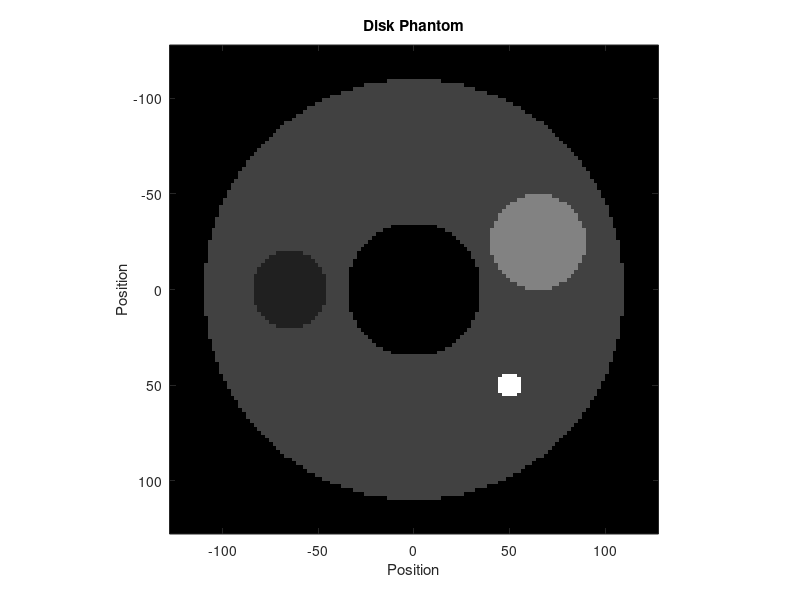
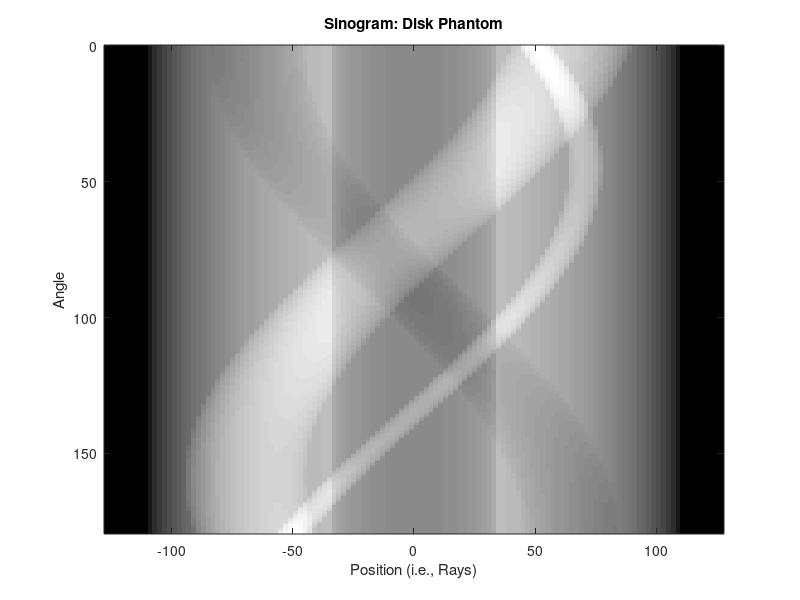
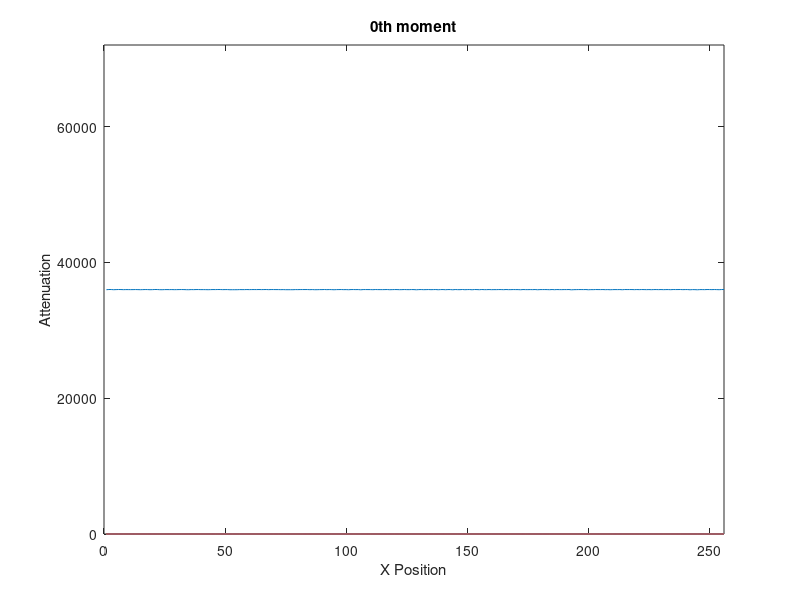
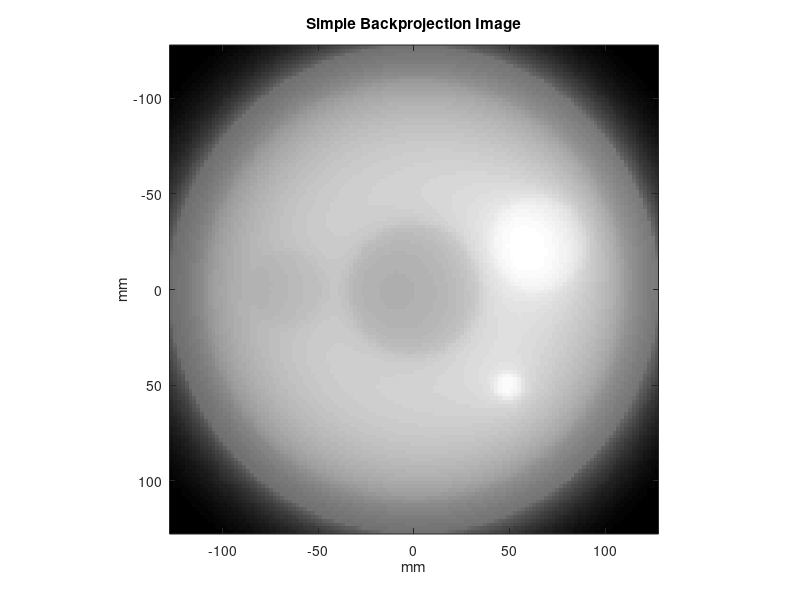

MATLAB code to generate these figures, in order:

%
%
%%%%%%%%%%%%%%%%%%%%%%%%%%%%%%%%%%%%%%%%%%%%%%%%%%%%%%%%%%%%%%%%%
%
%   CREATE DISK PHANTOM AND SINOGRAM
%
%%%%%%%%%%%%%%%%%%%%%%%%%%%%%%%%%%%%%%%%%%%%%%%%%%%%%%%%%%%%%%%%%
%
%   Parameters for the disk phantom are
%	        x-center, y-center, radius, attenuation coefficient
%   The data is stored in MATLAB variable "phantom"
%   The sinogram is stored in corresponding MATLAB variable named "sg1" 
%
clear all
circ = [  0   0 110  2; 
        -65   0  20  1; 
          0   0  35  0; 
         65 -25  25  4
         50  50  7   8];
%
%	Image parameters: number of pixels, size, etc.
%
nx = 128; ny = 128;
dx = 2;		                        % 2 mm / pixel
x = dx * ([1:nx]'-(nx+1)/2);
y = -dx * ([1:ny]'-(ny+1)/2);
xx = x(:,ones(1,nx));
yy = y(:,ones(1,ny))';
%
%	Generate data for disk phantom
%
  phantom = zeros(nx,ny);
  for ii=1:size(circ,1)
    cx = circ(ii,1); cy = circ(ii,2); rad = circ(ii,3); amp = circ(ii,4);
    t = find( ((xx-cx)/rad).^2 + ((yy-cy)/rad).^2 <= 1 );
    phantom(t) = amp * ones(size(t));
  end
%
% 	Image the phantom
%
 figure(1)
   imagesc(x, y, phantom')               % NOTE the transpose (') here and the x and y values
    colormap('gray')
    axis('square')
    title('Disk Phantom')
    xlabel('Position')
    ylabel('Position')
%
%	Geometry parameters
%
nr = 128;	dr = 2;		            % number of radial samples and ray spacing
na = nr*2;          	            % number of angular samples
r = dr * ([1:nr]'-(nr+1)/2);	    % radial sample positions
angle = [0:(na-1)]'/na * pi;	    % angular sample positions
%
%	Compute sinogram for the phantom
%
     rr = r(:,ones(1,na));
     sg1 = zeros(nr, na);
  for ii=1:size(circ,1)
    cx = circ(ii,1); cy = circ(ii,2); rad = circ(ii,3); amp = circ(ii,4);
    tau = cx * cos(angle) + cy * sin(angle);
    tau = tau(:,ones(1,nr))';
    t = find( (rr-tau).^2 <= rad.^2 );
    if ii > 1, amp = amp - circ(1,4); end	% small disks embedded
    sg1(t) = sg1(t)+amp*2*sqrt(rad^2-(rr(t)-tau(t)).^2);
  end

%Sinogram of the phantom

 figure(2)
   imagesc(r, angle/pi*180, sg1')   % NOTE the transpose (') here and
    colormap('gray')                 % the fact that angle is displayed in degrees
    title('Sinogram: Disk Phantom')
    xlabel('Position (i.e., Rays)')
    ylabel('Angle')
%
%
%	Let's make a common variable (sinogram) so that your code is not linked
%	to any specific sinogram - later you should be able to cut and paste
%	your code and reconstruct unknown object
%
sinogram = sg1;                         % disk phantom
%
%	Since different size sinograms are used
%
disp(sprintf('number of rays = %g', nr))
disp(sprintf('number of views = %g', na))
%
%
%%%%%%%%%%%%%%%%%%%%%%%%%%%%%%%%%%%%%%%%%%%%%%%%%%%%%%%%%%%%%%%%%
%			COMPUTE THE 0th MOMENT (a.k.a. AREA UNDER THE CURVE) 
%                AS A FUNCTION OF THE PROJECTION ANGLE
%%%%%%%%%%%%%%%%%%%%%%%%%%%%%%%%%%%%%%%%%%%%%%%%%%%%%%%%%%%%%%%%%
 disp('Computing 0th moment')
 
 projection=zeros(256);
 for ia=1:na
 projection1 =sinogram(:,ia);       %projection of all rows but single column -> gives dimension 128*1
 projection(ia) =sum(projection1'); %sum of all resulting attenuations stored as an array
 end
%
% Plot Oth moment of projections
%
figure(3)
   projection_max = max(projection(1:256));     %(1:256) had to be included for the max function to realise it as an array and not a vector
   plot(projection);
   axis([0,na,0,2*projection_max]);
   title('0th moment')
   xlabel('X Position')
   ylabel('Attenuation')
%%%%%%%%%%%%%%%%%%%%%%%%%%%%%%%%%%%%%%%%%%%%%%%%%%%%%%%%%%%%%%%%%
%
%   IMPLEMENT SIMPLE BACKPROJECTION, i.e. 
%                PRODUCE LAMINOGRAMS
%
%%%%%%%%%%%%%%%%%%%%%%%%%%%%%%%%%%%%%%%%%%%%%%%%%%%%%%%%%%%%%%%%%
%
 disp('Simple backprojection')
if 1~=exist('lamin')
 
  lamin = zeros(nx,ny);  
  for ia = 1:na
    disp(sprintf('angle %g of %g', ia, na));   
    projection_ia=sinogram(:,ia);   %each angle projection
    projection_smear=repmat (projection_ia,1,128);  %smear current angle in 128*128
   rot= imrotate(projection_smear', ia*180/256, 'bicubic','crop');  %256 projections correspond to 180 deg. Hence ia*180/256 for current projection angle
    lamin=lamin+rot;     %lamin needs to be 128*128 = so 1st arg in imrotate should be same dimension
  end
%
% Display Image
%
  figure(4)
  imagesc(x, y, lamin); colormap('gray'); axis('image')
  title('Simple Backprojection Image')
  xlabel('mm')  %x and y in imagesc gives us scalar limits in mm
  ylabel('mm')
end

%%%%%%%%%%%%%%%%%%%%%%%%%%%%%%%%%%%%%%%%%%%%%%%%%%%%%%%%%%%%%%%%%
%
%   FILTER PROJECTIONS 
%
%%%%%%%%%%%%%%%%%%%%%%%%%%%%%%%%%%%%%%%%%%%%%%%%%%%%%%%%%%%%%%%%%
%
  sinogramfiltered=fftshift(fft(sinogram));     %FFT, then FFTSHIFT to center low frequencies
  % filter the sinogram
  % making a Ram-Lak filter
a = length(sinogram);
freqs=linspace(-1, 1, a/2).';     %slope -1 till 128 and then +1 till 256
myFilter = abs(freqs);
myFilter = repmat(myFilter,1,256);  %to make sure sinogram and filter are of same dimensions

  sinogramfilt=abs(ifft(ifftshift(sinogramfiltered.*myFilter)));    % Multiply in F domain, then IFFSHIFT, then IFFT
%
% Plot Filtered Sinogram at Theta = 45 degrees
%
  figure(5)
     plot(r, sinogram(:,64)./max(sinogram(:,64)), '-',...           %45 degree = 64th projection (256*45/180)
       r, sinogramfilt(:,64)./max(sinogramfilt(:,64)),':');
  title('Filtered sinogram at 45 degrees');
  legend('original', 'filtered');
  xlabel('Position (i.e., Rays)');
  ylabel('Amplitude');

% Display 'Filtered Sinogram'

   figure(6)
   imagesc(r, angle/pi*180, sinogramfilt'); colormap('gray'); axis('image');
   title('Filtered sinogram')
   xlabel('Position (i.e., Rays)')
   ylabel('Angle (i.e., Views)')


%%%%%%%%%%%%%%%%%%%%%%%%%%%%%%%%%%%%%%%%%%%%%%%%%%%%%%%%%%%%%%%%%
%
%   BACKPROJECT THE FILTERED SINOGRAMS
%
%%%%%%%%%%%%%%%%%%%%%%%%%%%%%%%%%%%%%%%%%%%%%%%%%%%%%%%%%%%%%%%%%
 disp('part 2: Filtered backprojection')
if 1~=exist('bpf_recon')  % Just checking ... 
%  
  bpf_recon = zeros(nx,ny);
  
  for ia = 1:na
    disp(sprintf('angle %g of %g', ia, na));
    bpf_ia=sinogramfilt(:,ia);
    bpf_smear=repmat(bpf_ia,1,128);
    rot1= imrotate(bpf_smear', ia*180/256, 'bicubic','crop');   % rotating the projection
    bpf_recon=bpf_recon+rot1;
  end

%
% Display Reconstructed Image with Negative Values Set to Zero
%
  figure(7)
  imagesc(x, y, max(bpf_recon,0)); colormap('gray'); axis('image')  
  title('Filtered Backprojection Image')
  xlabel('Position')
  ylabel('Position')
 end
%
%%%%%%%%%%%%%%%%%%%%%%%%%%%%%%%%%%%%%%%%%%%%%%%%%%%%%%%%%%%%%%%%%
%
%   COMPARE TO MATLAB FUNCTIONS
%
%%%%%%%%%%%%%%%%%%%%%%%%%%%%%%%%%%%%%%%%%%%%%%%%%%%%%%%%%%%%%%%%%
%
%How to use radon and iradon using 2 different filters
%
theta=0:180;                    
[R,rad_angles]=radon(phantom,theta);    % as shown in radon help file

figure(8)
  imagesc(rad_angles,theta,R'); colormap('gray');  
  title('Sinogram Generated Using radon Function')
  xlabel('Position')
  ylabel('Angle')

  RamLak_filtered=iradon(R, theta, 'linear','Ram-Lak', 1.0, size(phantom,1));
  figure(9)
  imagesc(RamLak_filtered); colormap('gray');  
  title('Filtered Backprojection Using iradon Function and Ram-Lak Filter')
  xlabel('Position')
  ylabel('Position')

  Hamming_filtered=iradon(R, theta, 'linear','Hamming', 1.0, size(phantom,1));
  figure(10)
  imagesc(Hamming_filtered); colormap('gray');
  title('Filtered Backprojection Using iradon Function and Hamming Filter')
  xlabel('Position')
  ylabel('Position')

%%%%%%%%%%%%%%%%%%%%%%%%%%%%%%%%%%%%%%%%%%%%%%%%%%%%%%%%%%%%%%%%%
%
%   RECONSTRUCTION USING SUBSAMPLED SINOGRAM
%
%%%%%%%%%%%%%%%%%%%%%%%%%%%%%%%%%%%%%%%%%%%%%%%%%%%%%%%%%%%%%%%%%
%
%  Subsample the original sinogram by removing 7 out of 8 projections   
    sinogram8 = sinogram(:,1:8:end); 
%  Using the original Sinogram, reconstruct the image
   sinogram8_filtered=fftshift(fft(sinogram8));
   
   %Constructing Ram-Lak filter
   b = length(sinogram8);
freqs8=linspace(-1, 1, b).';        %Filter exists between 0:128 with two slopes touching in center
myFilter8 = abs(freqs8);
myFilter8 = repmat(myFilter8,1,32);  %Ram-Lak according to new dimensions   

   sinogramfilt8 =abs(ifft(ifftshift(sinogram8_filtered.*myFilter8)));
  bpf_recon8 = zeros(nx,ny);
  for ia = 1:na/8
    projection8=sinogramfilt8(:,ia);
    projection8_smear=repmat(projection8,1,128);
    rot2 = imrotate(projection8_smear', ia*180/32, 'bicubic', 'crop');      %angle in degrees calculated same way as before
    bpf_recon8 = bpf_recon8+rot2;
  end
%
% Display Reconstructed Image with Negative Values Set to Zero
%
  figure(11)
  imagesc(x, y, max(bpf_recon8,0)); colormap('gray'); axis('image')
  title('Subsampled Filtered Backprojection Image')
  xlabel('X Position')
  ylabel('Y Position')

% %%%%%%%%%%%%%%%%%%%%%%%%%%%%%%%%%%%%%%%%%%%%%%%%%%%%%%%%%%%%%%%%%
%
%   TEST WITH A MYSTERY OBJECT
%
%%%%%%%%%%%%%%%%%%%%%%%%%%%%%%%%%%%%%%%%%%%%%%%%%%%%%%%%%%%%%%%%%
%
%  MYSTERY SINOGRAM
clear all
%
load sinogram2_mystery; sinogram = sg2; 
%
%	We must redefine some of the parameters again
%
 dr=1;
 [nr, na] = size(sinogram);
 nx=nr; ny=nr; dx=dr;
 angle = [0:(na-1)]'/na * pi;
 r = dr * ([1:nr]'-(nr+1)/2);
    disp(sprintf('number of rays = %g', nr))
    disp(sprintf('number of views = %g', na))
%
x = dx * ([1:nx]'-(nx+1)/2);
y = -dx * ([1:ny]'-(ny+1)/2);
xx = x(:,ones(1,ny));
yy = y(:,ones(1,ny))';
%
% Display Sinogram
%
 figure(12)
  imagesc(r, angle/pi*180, sinogram'); colormap('gray'); axis('image')
  title('Sinogram of Mystery Object')
  xlabel('Angle')
  ylabel('Ray Positions')
  
%%%%%%%%%%%%%%%%%%%%%%%%%%%%%%%%%%%%%%%%%%%%%%%%%%%%%%%%%%%%%%%%%
%
%   IMPLEMENT SIMPLE BACKPROJECTION, i.e. 
%                PRODUCE LAMINOGRAMS
%
%%%%%%%%%%%%%%%%%%%%%%%%%%%%%%%%%%%%%%%%%%%%%%%%%%%%%%%%%%%%%%%%%
%
   
  lamin = zeros(nx,ny);  
  for ia = 1:na
    projection_ia=sinogram(:,ia);
    projection_smear=repmat (projection_ia,1,301);
   rot= imrotate(projection_smear, ia*180/180, 'bicubic','crop');  %No. of Angular positions are 180 here
    lamin=lamin+rot;
  end

%
% Display Image
%
  figure(13)
  imagesc(x, y, lamin'); colormap('gray'); axis('image')
  title('Simple Backprojection Image of Mystery Object')
  xlabel('mm')
  ylabel('mm')

%%%%%%%%%%%%%%%%%%%%%%%%%%%%%%%%%%%%%%%%%%%%%%%%%%%%%%%%%%%%%%%%%
%
%   FILTERING USING IRADON 
%
%%%%%%%%%%%%%%%%%%%%%%%%%%%%%%%%%%%%%%%%%%%%%%%%%%%%%%%%%%%%%%%%%
%
% Demonstrate how to use iradon using a filter you choose

  theta=0:179;      %0:179 has total 180 values, so we cannot use 0:180
  RamLak_filtered=iradon(sinogram, theta, 'linear','Ram-Lak', 1.0, size(sinogram,1));
%  
% Display Image
%
  figure(14)
  imagesc(RamLak_filtered); colormap('gray');  
  title('Mystery Object, using IRADON Filtered Backprojection')
  xlabel('Position')
  ylabel('Position')
